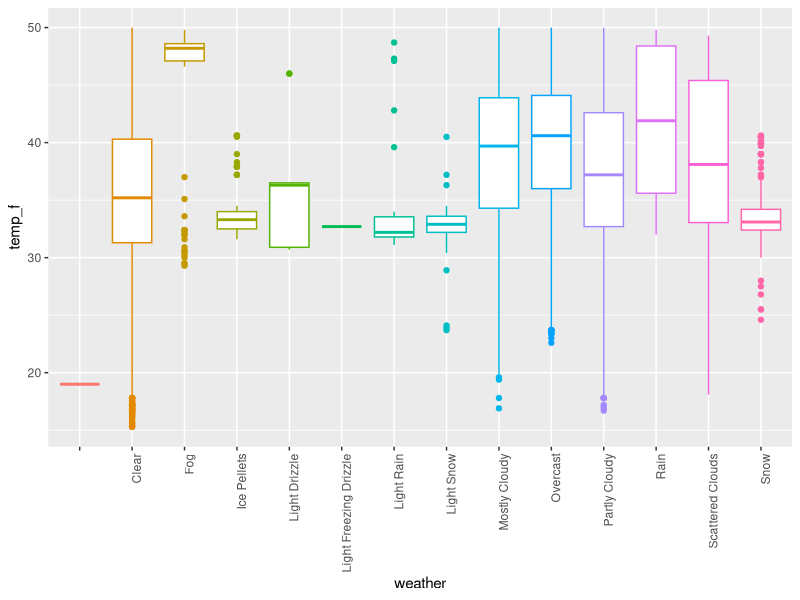
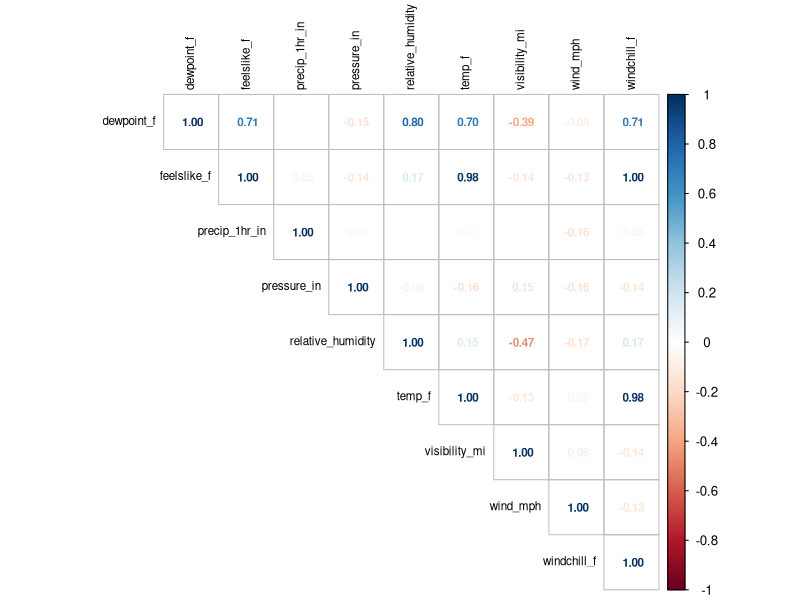
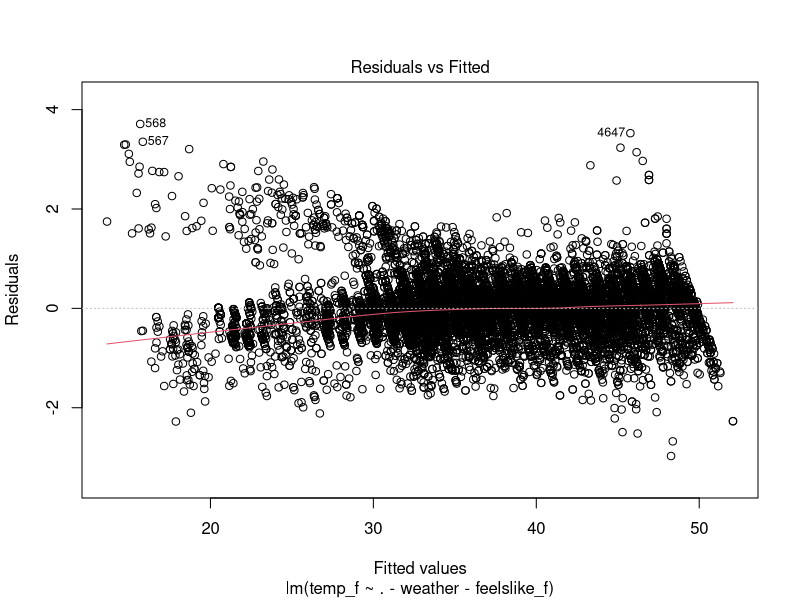
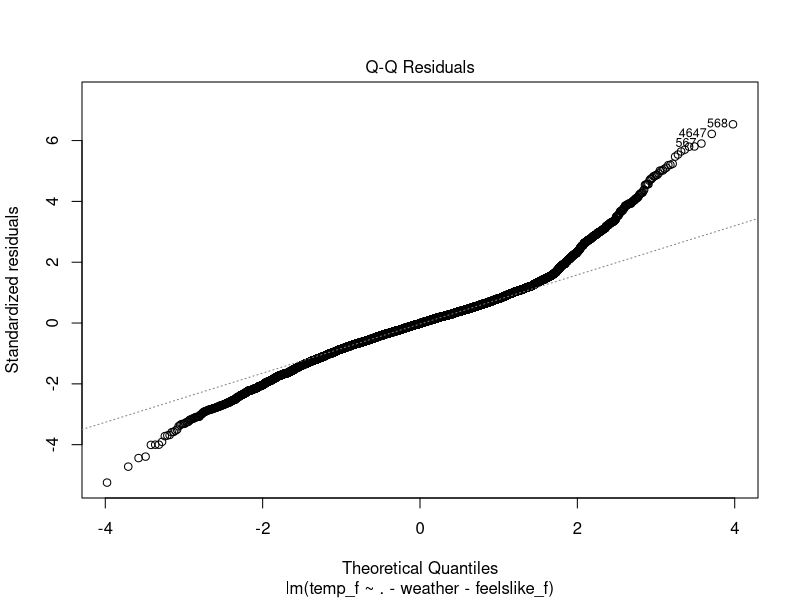
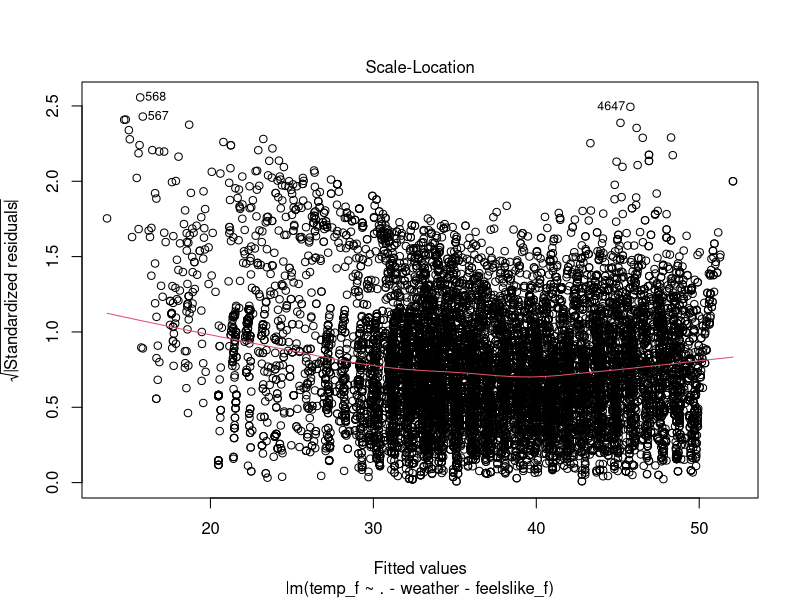
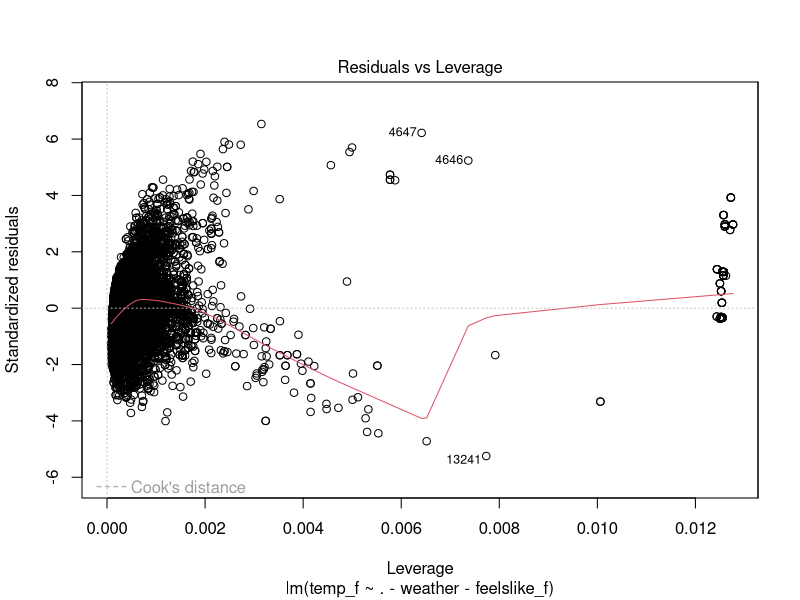

Here is the R script that generated these plots, in order:
## ---- chunk 1
library(lubridate)
library(ggplot2)
library(corrplot)
## ---- chunk 2
# read in recent weather data
df = read.csv("recent_weather.csv")

# inspect the data types
str(df)

# rename observation_epoch to datetime and convert to datetime value
df$datetime <- ymd_hms(df$observation_epoch)
df$observation_epoch <- NULL

# drop datetime for now
df$datetime <- NULL

# drop non-complete case data
df <- na.omit(df)

# look at the data
head(df)
## ---- chunk 3
# plot boxplot to understand how temperature variables by weather
ggplot(data = df, mapping = aes(x = weather, y = temp_f, color = weather)) +
  geom_boxplot() +
  theme(axis.text.x = element_text(angle = 90, hjust = 1), legend.position = "none")
## ---- chunk 4
# look at correlations between variables
df.num <- df[, sapply(df, is.numeric)]
df.num.M = cor(df.num)
corrplot(df.num.M, 
         type = "upper", 
         method = "number", 
         number.cex = 0.7, 
         tl.cex = 0.7, 
         tl.col = "black")
## ---- chunk 5
# fit a multiple linear regression to predict temp_f
fit <- lm(temp_f ~ . -weather -feelslike_f,
          data = df)

# inspect the fit
summary(fit)
## ---- chunk 6
# evaluate assumptions
plot(fit)
